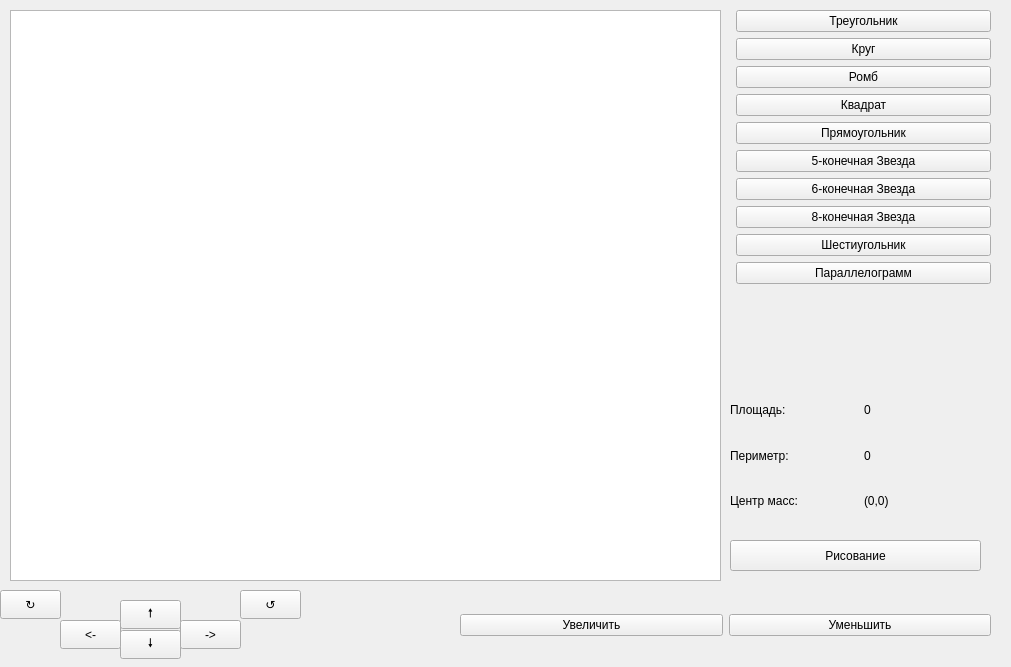
<?xml version="1.0" encoding="UTF-8"?>
<ui version="4.0">
 <class>Widget</class>
 <widget class="QWidget" name="Widget">
  <property name="geometry">
   <rect>
    <x>0</x>
    <y>0</y>
    <width>1011</width>
    <height>667</height>
   </rect>
  </property>
  <property name="windowTitle">
   <string>Widget</string>
  </property>
  <widget class="QLabel" name="label_7">
   <property name="geometry">
    <rect>
     <x>963</x>
     <y>312</y>
     <width>16</width>
     <height>20</height>
    </rect>
   </property>
   <property name="text">
    <string/>
   </property>
  </widget>
  <widget class="QWidget" name="layoutWidget">
   <property name="geometry">
    <rect>
     <x>730</x>
     <y>390</y>
     <width>261</width>
     <height>131</height>
    </rect>
   </property>
   <layout class="QGridLayout" name="gridLayout">
    <item row="1" column="0">
     <widget class="QLabel" name="Perimetr">
      <property name="text">
       <string>Периметр:</string>
      </property>
     </widget>
    </item>
    <item row="2" column="0">
     <widget class="QLabel" name="CentrMass">
      <property name="text">
       <string>Центр масс:</string>
      </property>
     </widget>
    </item>
    <item row="0" column="0">
     <widget class="QLabel" name="Square">
      <property name="text">
       <string>Площадь: </string>
      </property>
     </widget>
    </item>
    <item row="2" column="1">
     <widget class="QLabel" name="CentrMassNum">
      <property name="text">
       <string>(0,0)</string>
      </property>
     </widget>
    </item>
    <item row="1" column="1">
     <widget class="QLabel" name="PerimetrNum">
      <property name="text">
       <string>0</string>
      </property>
     </widget>
    </item>
    <item row="0" column="1">
     <widget class="QLabel" name="SquareNum">
      <property name="text">
       <string>0</string>
      </property>
     </widget>
    </item>
   </layout>
  </widget>
  <widget class="QGraphicsView" name="graphicsView">
   <property name="geometry">
    <rect>
     <x>10</x>
     <y>10</y>
     <width>711</width>
     <height>571</height>
    </rect>
   </property>
  </widget>
  <widget class="QPushButton" name="CanveModButton">
   <property name="geometry">
    <rect>
     <x>730</x>
     <y>540</y>
     <width>251</width>
     <height>31</height>
    </rect>
   </property>
   <property name="text">
    <string>Рисование</string>
   </property>
  </widget>
  <widget class="QWidget" name="horizontalLayoutWidget">
   <property name="geometry">
    <rect>
     <x>460</x>
     <y>600</y>
     <width>531</width>
     <height>51</height>
    </rect>
   </property>
   <layout class="QHBoxLayout" name="horizontalLayout_2">
    <item>
     <widget class="QPushButton" name="sizeplus">
      <property name="text">
       <string>Увеличить</string>
      </property>
     </widget>
    </item>
    <item>
     <widget class="QPushButton" name="sizeminus">
      <property name="text">
       <string>Уменьшить</string>
      </property>
     </widget>
    </item>
   </layout>
  </widget>
  <widget class="QWidget" name="formLayoutWidget">
   <property name="geometry">
    <rect>
     <x>730</x>
     <y>10</y>
     <width>261</width>
     <height>369</height>
    </rect>
   </property>
   <layout class="QFormLayout" name="formLayout">
    <item row="0" column="1">
     <widget class="QPushButton" name="TriangleButton">
      <property name="text">
       <string>Треугольник</string>
      </property>
     </widget>
    </item>
    <item row="1" column="1">
     <widget class="QPushButton" name="CircleButton">
      <property name="text">
       <string>Круг</string>
      </property>
     </widget>
    </item>
    <item row="2" column="1">
     <widget class="QPushButton" name="RombButton">
      <property name="text">
       <string>Ромб</string>
      </property>
     </widget>
    </item>
    <item row="3" column="1">
     <widget class="QPushButton" name="SquareButton">
      <property name="text">
       <string>Квадрат</string>
      </property>
     </widget>
    </item>
    <item row="4" column="1">
     <widget class="QPushButton" name="RectangleButton">
      <property name="text">
       <string>Прямоугольник</string>
      </property>
     </widget>
    </item>
    <item row="5" column="1">
     <widget class="QPushButton" name="Star5Button">
      <property name="text">
       <string>5-конечная Звезда</string>
      </property>
     </widget>
    </item>
    <item row="6" column="1">
     <widget class="QPushButton" name="Star6Button">
      <property name="text">
       <string>6-конечная Звезда</string>
      </property>
     </widget>
    </item>
    <item row="7" column="1">
     <widget class="QPushButton" name="Star8Button">
      <property name="text">
       <string>8-конечная Звезда</string>
      </property>
     </widget>
    </item>
    <item row="8" column="1">
     <widget class="QPushButton" name="HexagonButton">
      <property name="text">
       <string>Шестиугольник</string>
      </property>
     </widget>
    </item>
    <item row="9" column="1">
     <widget class="QPushButton" name="ParallelogramButton">
      <property name="text">
       <string>Параллелограмм</string>
      </property>
     </widget>
    </item>
   </layout>
  </widget>
  <widget class="QPushButton" name="move_up">
   <property name="geometry">
    <rect>
     <x>120</x>
     <y>600</y>
     <width>61</width>
     <height>29</height>
    </rect>
   </property>
   <property name="text">
    <string>🠕</string>
   </property>
  </widget>
  <widget class="QPushButton" name="move_down">
   <property name="geometry">
    <rect>
     <x>120</x>
     <y>630</y>
     <width>61</width>
     <height>29</height>
    </rect>
   </property>
   <property name="text">
    <string>🠗</string>
   </property>
  </widget>
  <widget class="QPushButton" name="move_left">
   <property name="geometry">
    <rect>
     <x>60</x>
     <y>620</y>
     <width>61</width>
     <height>29</height>
    </rect>
   </property>
   <property name="text">
    <string>&lt;-</string>
   </property>
  </widget>
  <widget class="QPushButton" name="move_right">
   <property name="geometry">
    <rect>
     <x>180</x>
     <y>620</y>
     <width>61</width>
     <height>29</height>
    </rect>
   </property>
   <property name="text">
    <string>-&gt;</string>
   </property>
  </widget>
  <widget class="QPushButton" name="rotate_left">
   <property name="geometry">
    <rect>
     <x>240</x>
     <y>590</y>
     <width>61</width>
     <height>29</height>
    </rect>
   </property>
   <property name="text">
    <string>↺</string>
   </property>
  </widget>
  <widget class="QPushButton" name="rotate_right">
   <property name="geometry">
    <rect>
     <x>0</x>
     <y>590</y>
     <width>61</width>
     <height>29</height>
    </rect>
   </property>
   <property name="text">
    <string>↻</string>
   </property>
  </widget>
 </widget>
 <resources/>
 <connections/>
</ui>
